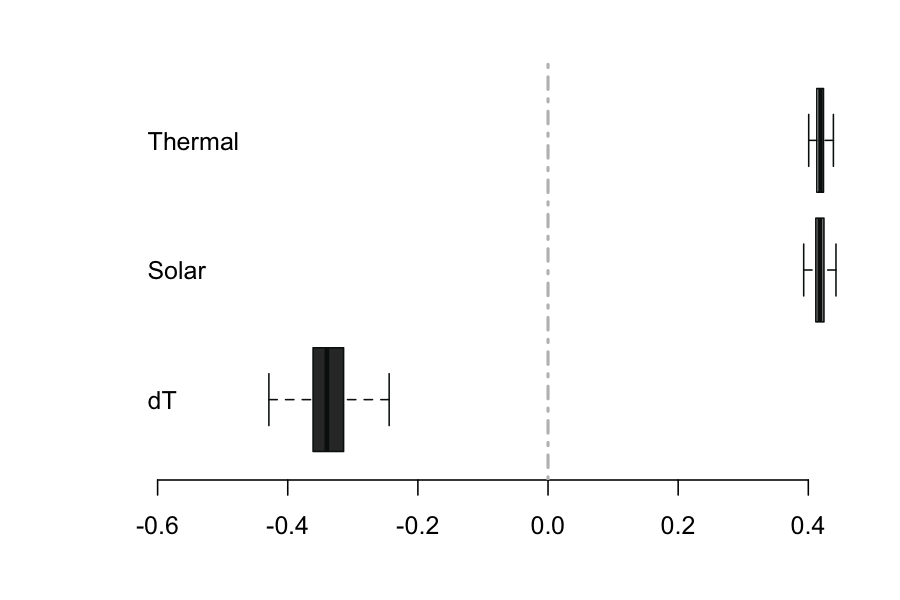

The script that saved this image:
source('~/Projects/procVisData/dataViz.R')

bg <- bothSites$pk$betaStd
colnames(bg)
# plotGibbsBoxplots(bg, textAdj = 0, sigPlot = F, sort = F)

png('figures/transFluxFig.Betas.png', res=150, width = 6, height = 4, units = 'in')
par(mar=c(4,4,2,1))
plotGibbsBoxplots(bg[,c("dT", "Solar", "LST4")], textAdj = 0, sigPlot = F, sort = F, labels = c('dT','Solar','Thermal'))
dev.off()



